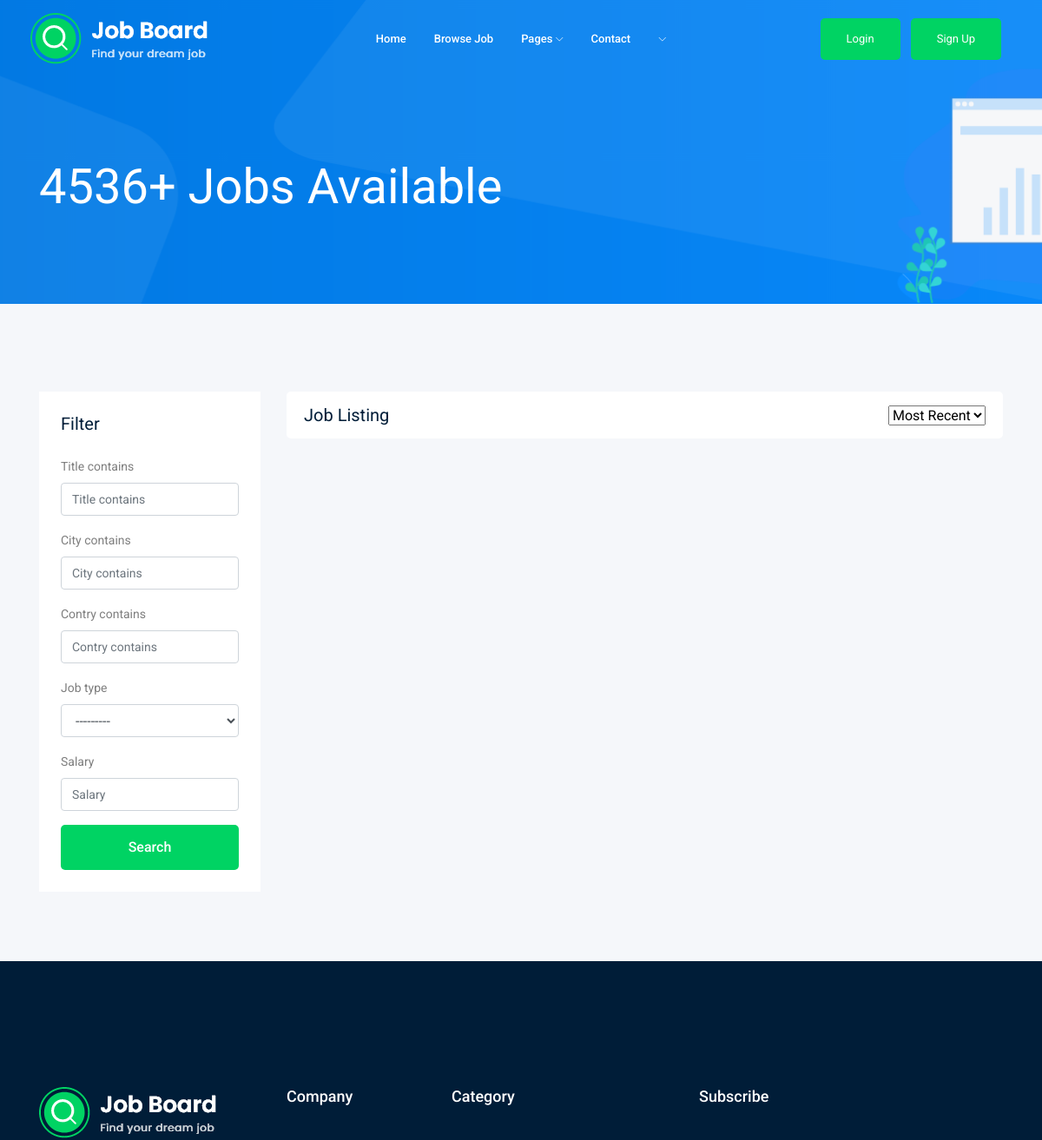
/ (upper part), run on an earlier commit of the app's database.
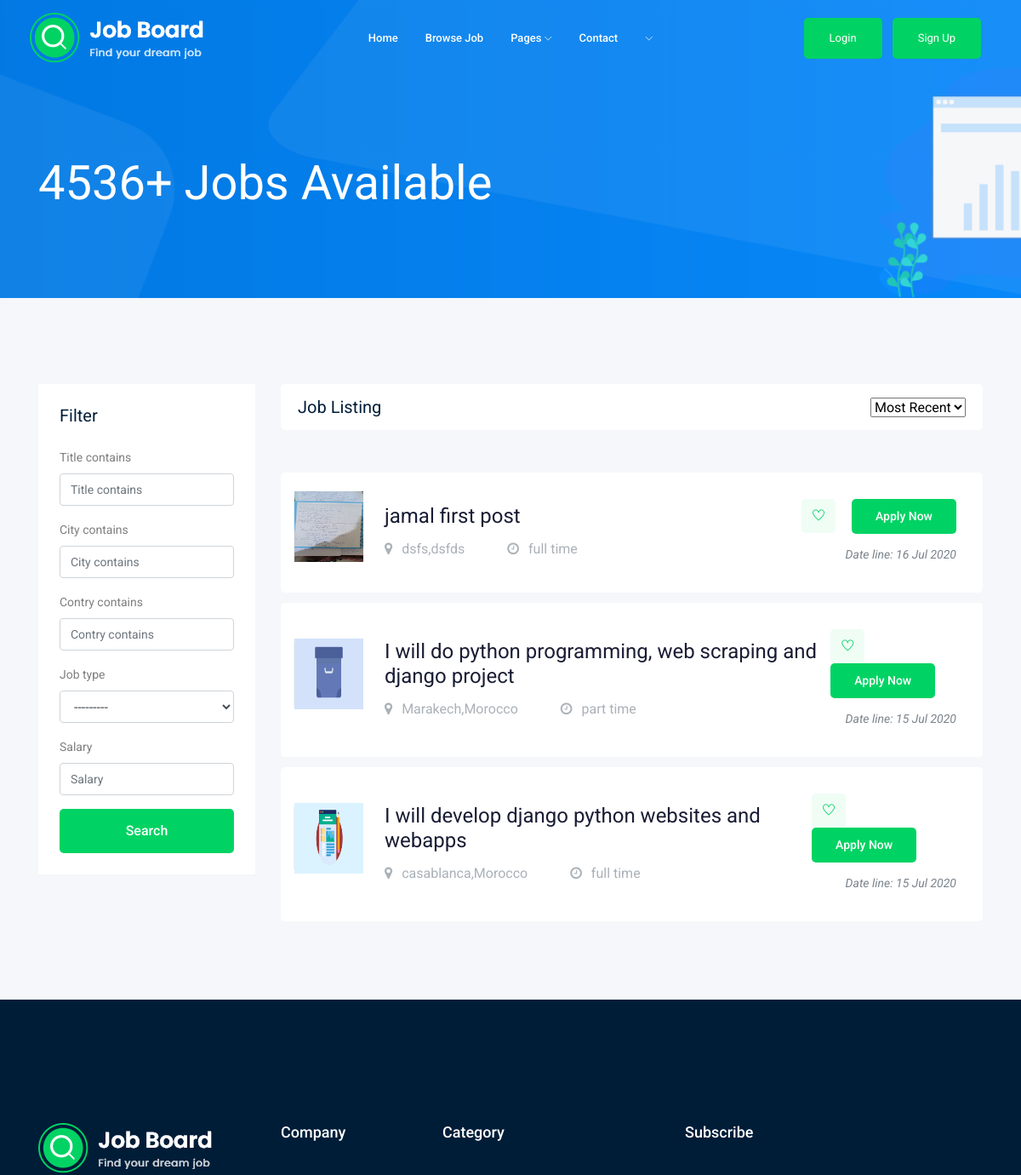
And on a later commit of the database.
### Job/models.py (models this page shows, shortened)
class Job(models.Model):
    owner=models.ForeignKey(User ,on_delete=models.CASCADE)
    title=models.CharField(max_length=200)
    description=models.TextField()
    image=models.ImageField(upload_to='media/images/')
    city = models.CharField(max_length=200)
    contry=models.CharField(max_length=200)
    job_type = models.CharField(max_length=10, choices=Job_Type)
    published_at=models.DateTimeField(auto_now_add=True)
    salary=models.IntegerField(default=0)
    slug = models.SlugField(null=True, blank=True)

### Job/views.py (the view)
# urls.py: path('',v.job_list,name='job_list'),
def job_list(request):
    jobs = Job.objects.all().order_by('-published_at')
    filter = ProductFilter(request.GET, queryset=jobs)
    jobs=filter.qs
    paginator=Paginator(jobs, 10)
    page_number = request.GET.get('page')
    page_obj = paginator.get_page(page_number)
    context={
        'jobs': page_obj,
        'filter': filter,
    }
    return render(request,'job_list.html',context)

### Job/templates/job_list.html (shortened to what the changed rows need)
{% extends 'base.html' %}
{% load static %}
{% load bootstrap4 %}
{% block content %}
<div class="job_listing_area plus_padding">
    <div class="container">
        <div class="row">
            <div class="col-lg-9">
                <div class="job_lists">
                    <div class="row">
                        {% for job in jobs %}
                        <div class="col-lg-12 col-md-12">
                            <div class="single_jobs white-bg d-flex justify-content-between">
                                <div class="jobs_left d-flex align-items-center">
                                    <div class="thumb jamal_image">
                                        <img src="{{job.image.url}}" alt=""
                                            style="margin-left: -15px;height: 83px;weight: 37px;width: 81px;margin-top: -16px;">
                                    </div>
                                    <div class="jobs_conetent">
                                        <a href="{% url 'Job:job' job.id %}">
                                            <h4>{{job.title}}</h4>
                                        </a>
                                        <div class="links_locat d-flex align-items-center">
                                            <div class="location">
                                                <p> <i class="fa fa-map-marker"></i> {{job.city}},{{job.contry}} </p>
                                            </div>
                                            <div class="location">
                                                <p> <i class="fa fa-clock-o"></i> {{job.job_type}}</p>
                                            </div>
                                        </div>
                                    </div>
                                </div>
                                <div class="jobs_right">
                                    <div class="apply_now">
                                        <a class="heart_mark" href="{% url 'Job:job' job.id %}"> <i
                                                class="ti-heart"></i> </a>
                                        <a href="{% url 'Job:job' job.id %}" class="boxed-btn3">Apply Now</a>
                                    </div>
                                    <div class="date">
                                        <p>Date line: {{job.published_at|date:"d M o "}}</p>
                                    </div>
                                </div>
                            </div>
                        </div>
                        {% endfor %}
                    </div>
                </div>
            </div>
        </div>
    </div>
</div>
{% endblock content %}

What changed in the data, as far as the page shows it:
added Job: image (picture), title "jamal first post", city "dsfs", contry "dsfds", job_type "full time", published_at "16 Jul 2020"
added Job: image (picture), title "I will do python programming, web scraping and django project", city "Marakech", contry "Morocco", job_type "part time", published_at "15 Jul 2020"
added Job: image (picture), title "I will develop django python websites and webapps", city "casablanca", contry "Morocco", job_type "full time", published_at "15 Jul 2020"
